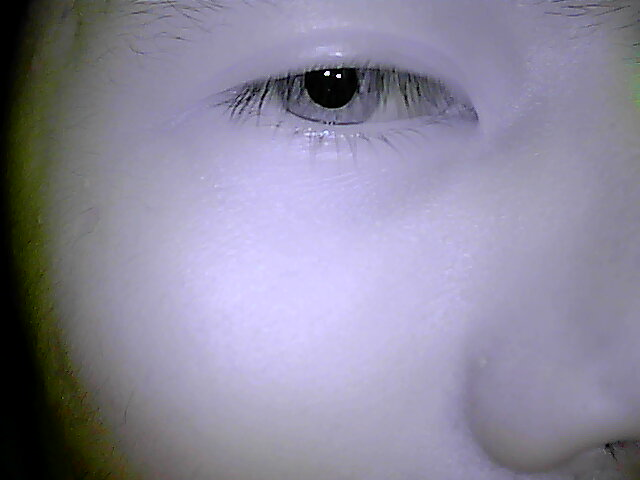
#> input picture down.jpg, 640 x 480 px
$ python eye_images.py   (Python 2 division)   (older library calls are emulated)
#> lines starting #> are read from the running program, lines starting #| are printed output that depends on the picture; after the words box and inside, x2 and y2 are one past the last pixel; in counts of white or black regions, pixels touching at a corner belong together
import cv2
import math
#import cv2
import numpy as np
from matplotlib import pyplot as plt
################################################################################

print 'Load Image'

imgFile = 'down.jpg'

# load an original image
img = cv2.imread(imgFile)
#> img is the input picture: shape (480, 640, 3); mean B, G, R 156.1, 136.3, 139.7
################################################################################

# color value range
cRange = 256

rows,cols,channels = img.shape
#> rows = 480; cols = 640; channels = 3

# convert color space from bgr to gray
img = cv2.cvtColor(img, cv2.COLOR_BGR2RGB)
imgGray = cv2.cvtColor(img, cv2.COLOR_BGR2GRAY)
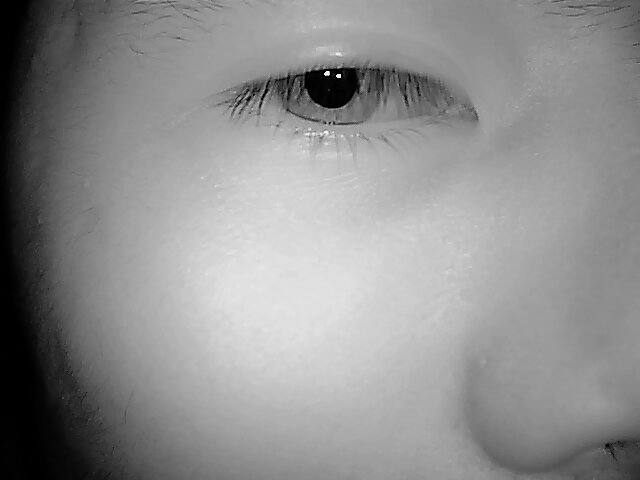
#> imgGray: shape (480, 640); min 0, max 248, mean 142.6
################################################################################

# laplacian edge
imgLap = cv2.Laplacian(imgGray,cv2.CV_8U)
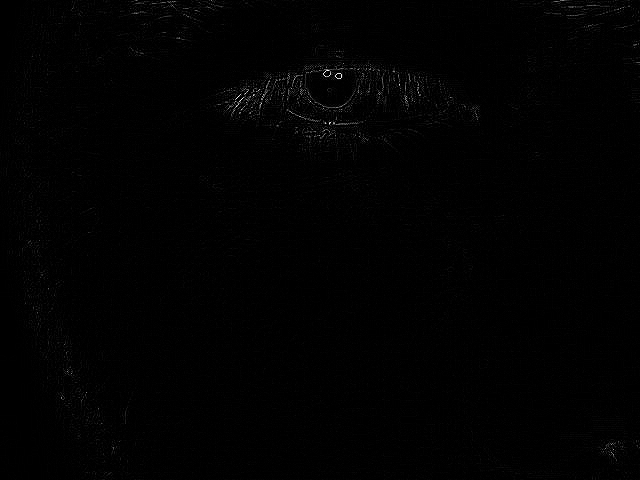
#> imgLap: shape (480, 640); min 0, max 255, mean 1.7

# otsu method
threshold,imgOtsu = cv2.threshold(imgGray,0,255,cv2.THRESH_BINARY + cv2.THRESH_OTSU)
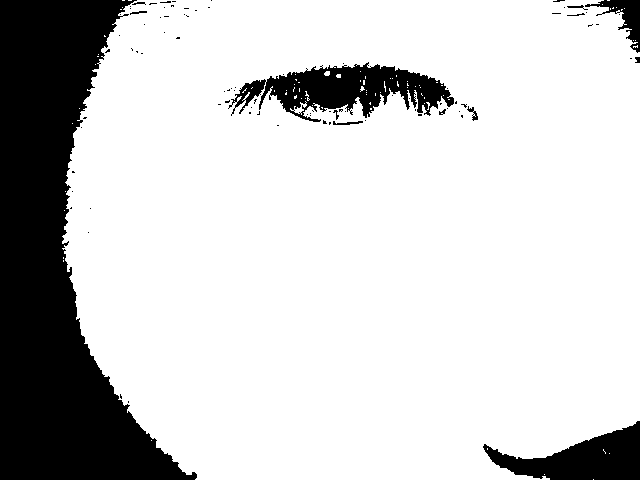
#> imgOtsu: shape (480, 640); 80.7% white; 89 black regions (76 under 20 px), largest, box (x1, y1, x2, y2) and area: (0, 0, 197, 480) 46342, (228, 62, 454, 122) 6516, (483, 421, 640, 480) 4809
#> threshold = 108

# adaptive gaussian threshold
imgAdapt = cv2.adaptiveThreshold(imgGray,255,cv2.ADAPTIVE_THRESH_GAUSSIAN_C,cv2.THRESH_BINARY,11,2)
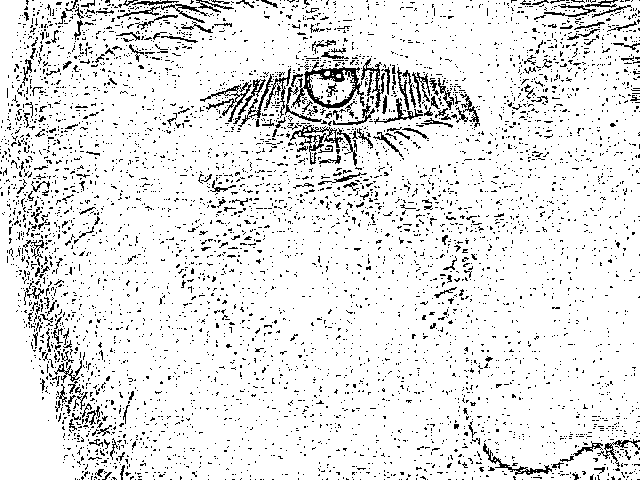
#> imgAdapt: shape (480, 640); 90.3% white; black in thin lines or dots
# imgAdapt = cv2.medianBlur(imgAdapt, 3)
################################################################################

# display original image and gray image
plt.subplot(2,2,1), plt.imshow(img), plt.title('Original Image'), plt.xticks([]), plt.yticks([])
plt.subplot(2,2,2), plt.imshow(imgLap,cmap = 'gray'), plt.title('Laplacian Edge'), plt.xticks([]), plt.yticks([])
plt.subplot(2,2,3), plt.imshow(imgOtsu,cmap = 'gray'), plt.title('Otsu Method'), plt.xticks([]), plt.yticks([])
plt.subplot(2,2,4), plt.imshow(imgAdapt,cmap = 'gray'), plt.title('Adaptive Gaussian Threshold'), plt.xticks([]), plt.yticks([])
plt.savefig('a-down.png', dpi=300)

plt.show()
################################################################################
print 'Goodbye!'

$ run again, with left.jpg copied over down.jpg
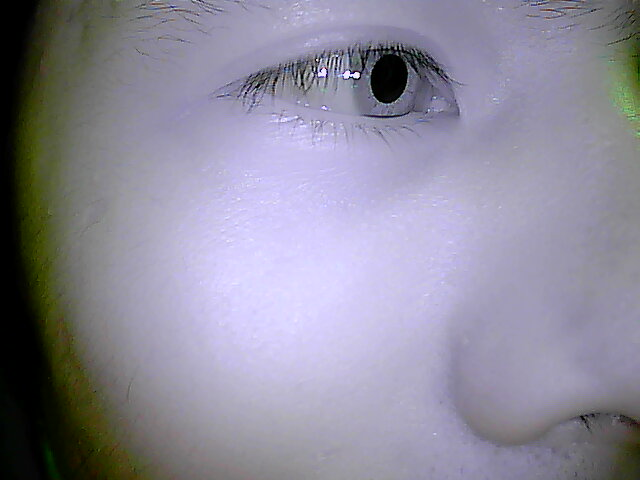
#> input picture left.jpg, 640 x 480 px
#> img is the input picture: shape (480, 640, 3); mean B, G, R 154.6, 138.6, 141.3
#> `threshold,imgOtsu = cv2.threshold(imgGray,0,255,cv2.THRESH_BINARY + cv..`:
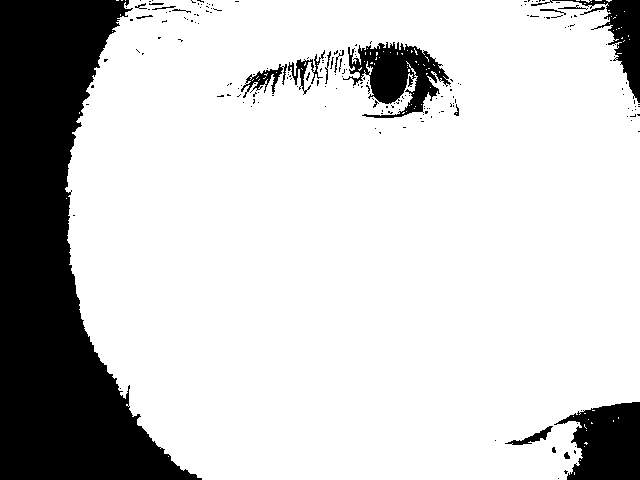
#> imgOtsu: shape (480, 640); 80.3% white; 202 black regions (183 under 20 px), largest, box (x1, y1, x2, y2) and area: (0, 0, 202, 480) 47285, (554, 402, 640, 480) 4776, (343, 42, 451, 118) 3983
#> threshold = 107
#> `imgAdapt = cv2.adaptiveThreshold(imgGray,255,cv2.ADAPTIVE_THRESH_GAUSS..`:
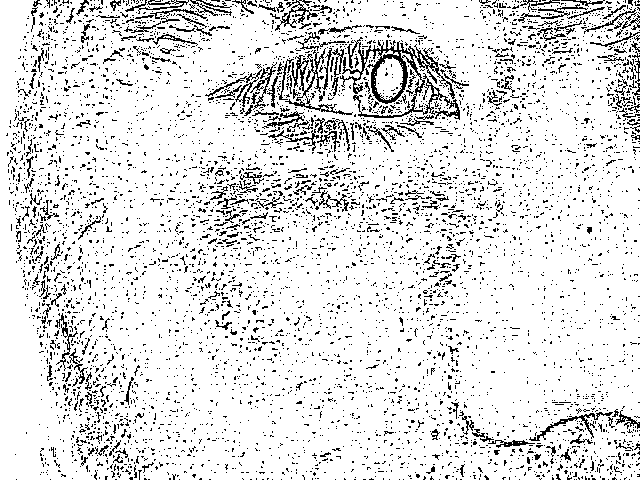
#> imgAdapt: shape (480, 640); 88.3% white; black in thin lines or dots

$ run again, with right.jpg copied over down.jpg
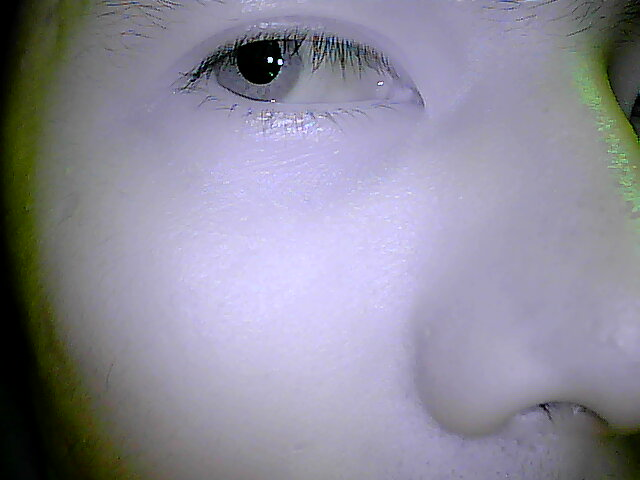
#> input picture right.jpg, 640 x 480 px
#> img is the input picture: shape (480, 640, 3); mean B, G, R 153.7, 139.1, 140.9
#> `threshold,imgOtsu = cv2.threshold(imgGray,0,255,cv2.THRESH_BINARY + cv..`:
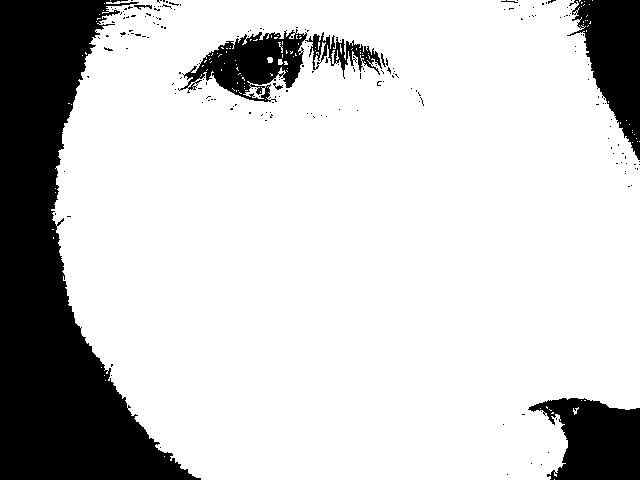
#> imgOtsu: shape (480, 640); 79.7% white; 196 black regions (189 under 20 px), largest, box (x1, y1, x2, y2) and area: (0, 0, 201, 480) 43337, (528, 398, 640, 480) 6318, (567, 0, 640, 160) 6314
#> threshold = 109
#> `imgAdapt = cv2.adaptiveThreshold(imgGray,255,cv2.ADAPTIVE_THRESH_GAUSS..`:
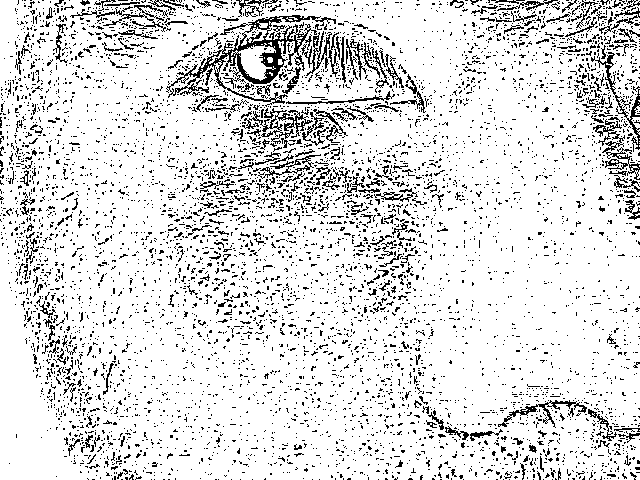
#> imgAdapt: shape (480, 640); 87.2% white; black in thin lines or dots
